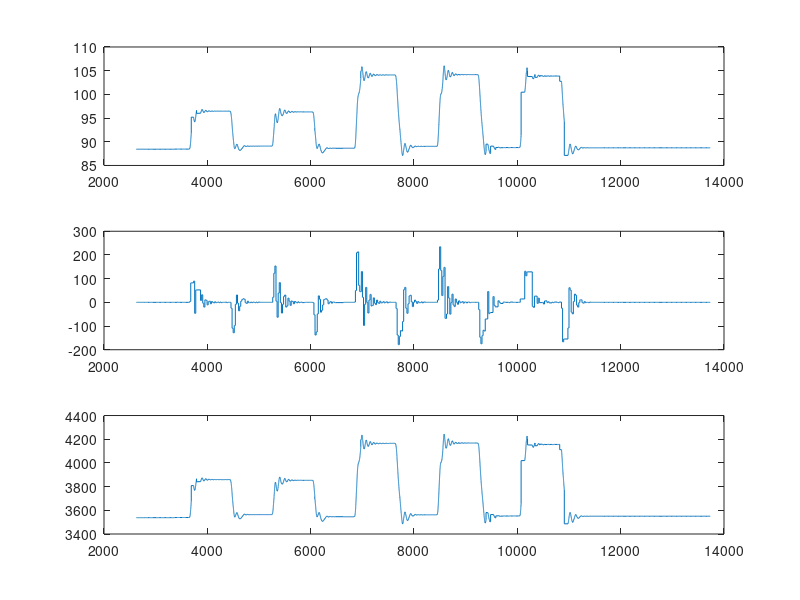

MATLAB code for this plot:
% THIS CODE IS Written by SeongWon Lee 
clc;clear;clf;
angle=xlsread("angle.csv");
vel=xlsread("vel.csv");
time=xlsread("time.csv");
pos=xlsread("pos.csv");
subplot(3,1,1)
plot(time,angle)
subplot(3,1,2)
plot(time,vel)
subplot(3,1,3)
plot(time,pos)